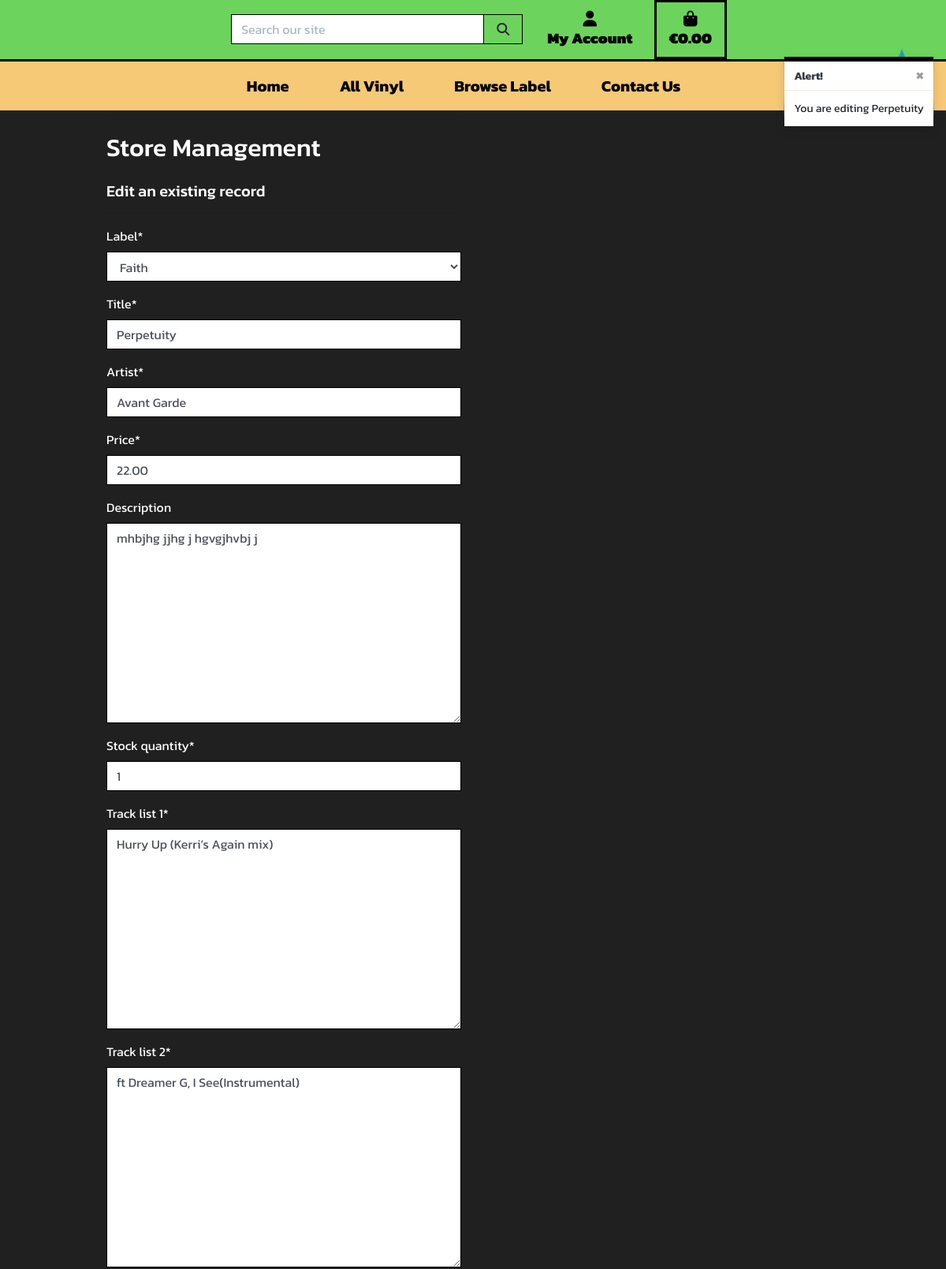
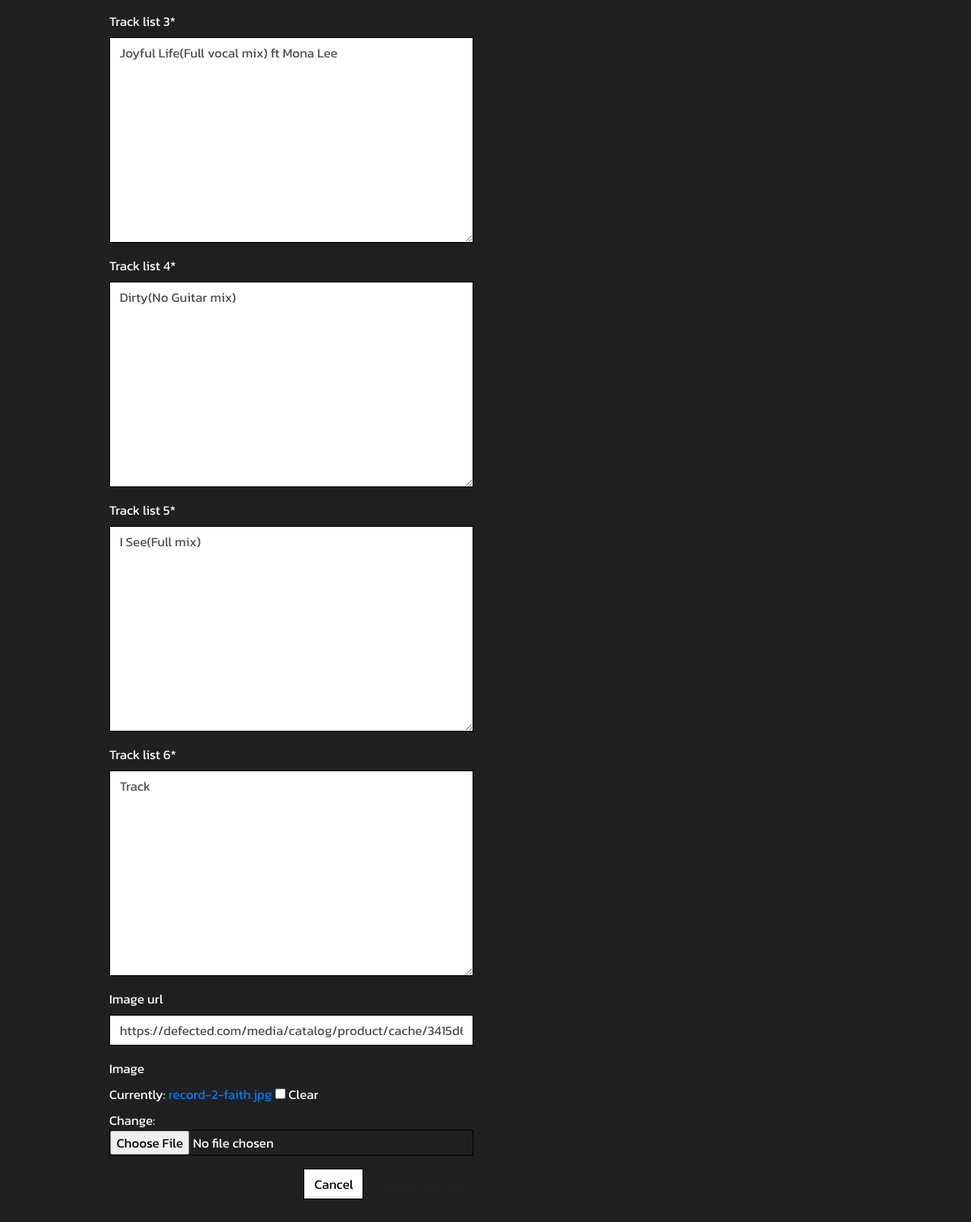
The app's page /products/edit/2/, older data (2 pictures, top to bottom).
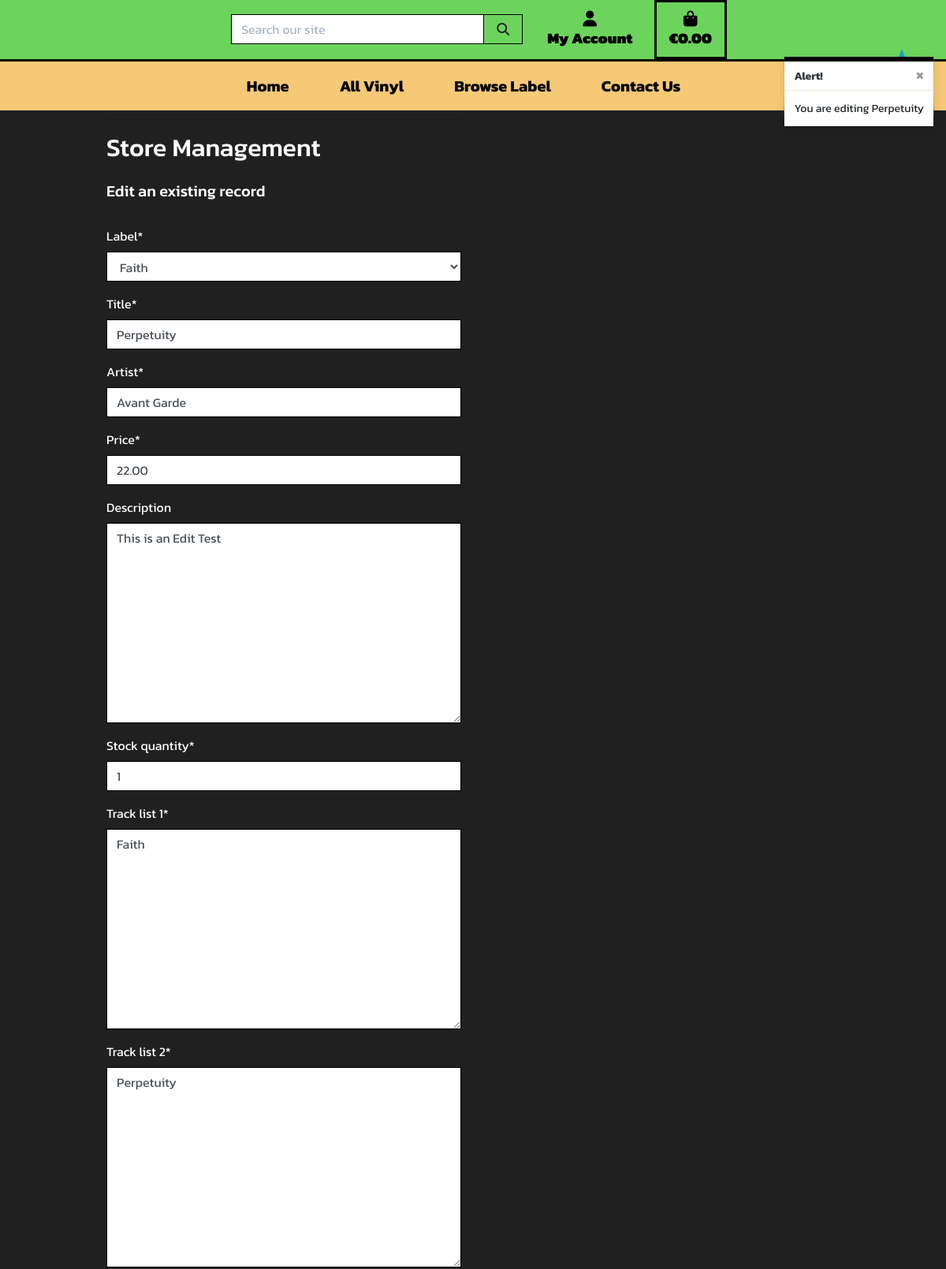
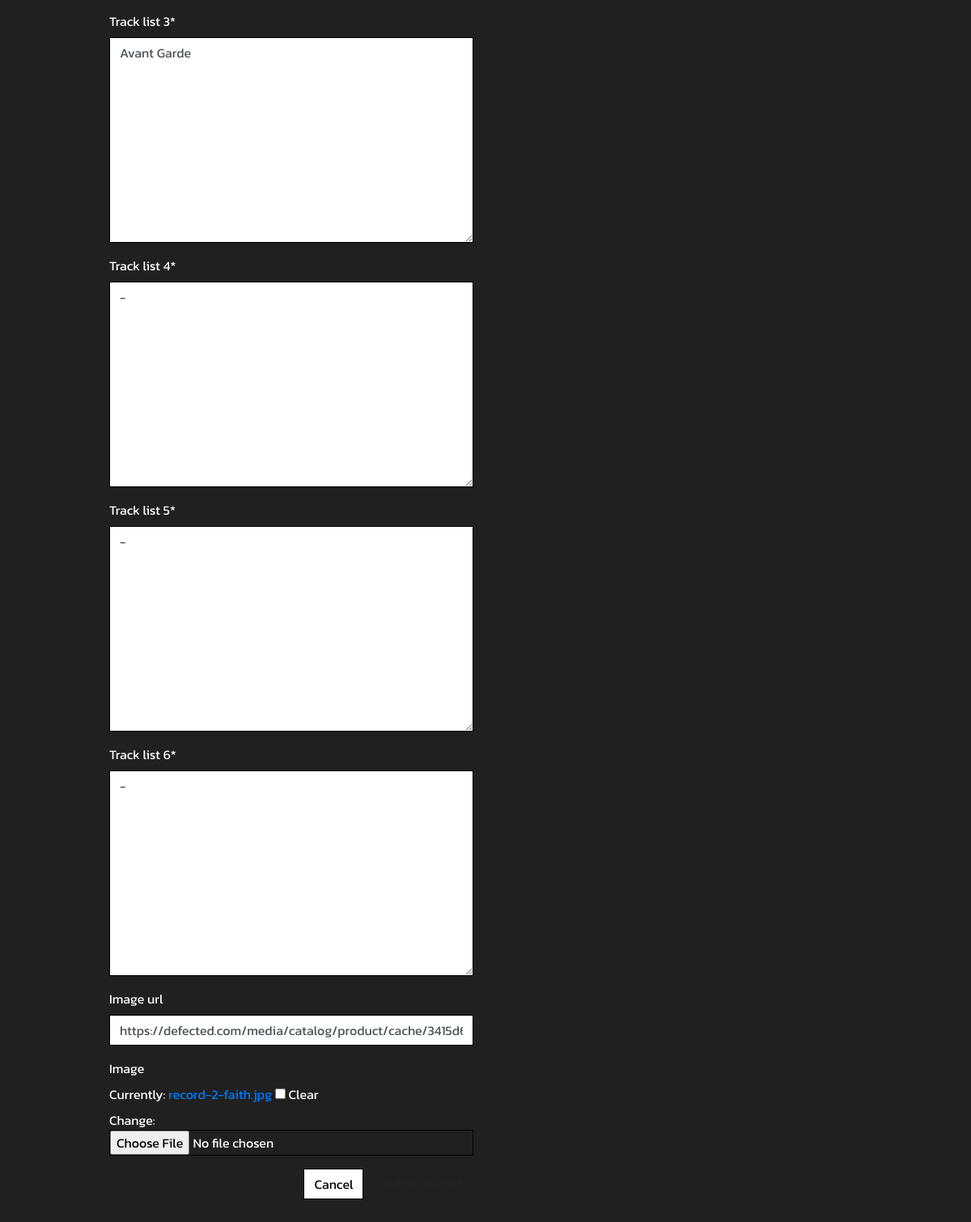
The same page, newer data (2 pictures, top to bottom).
### products/models.py (models this page shows, shortened)
class Record(models.Model):
    label = models.ForeignKey(
        'Label', Label, default=False,
    )
    title = models.CharField(max_length=254)
    artist = models.CharField(max_length=254)
    price = models.DecimalField(max_digits=5, decimal_places=2)
    description = models.TextField(null=True, blank=True)
    stock_quantity = models.IntegerField(default=1)
    track_list_1 = models.TextField(default="Track")
    track_list_2 = models.TextField(default="Track")
    track_list_3 = models.TextField(default="Track")
    track_list_4 = models.TextField(default="Track")
    track_list_5 = models.TextField(default="Track")
    track_list_6 = models.TextField(default="Track")
    image_url = models.URLField(max_length=1024, null=True, blank=True)
    image = models.ImageField(null=True, blank=True)

### products/views.py (the view)
# urls.py: path('edit/<int:record_id>/', views.edit_product, name='edit_product'),
def edit_product(request, record_id):
    record = get_object_or_404(Record, pk=record_id)
    if request.method == 'POST':
        form = ProductForm(request.POST, request.FILES, instance=record)
        if form.is_valid():
            form.save()
            messages.success(request, 'Successfully updated record!')
            return redirect(reverse('product_detail', args=[record.id]))
        else:
            messages.error(request, 'Failed to update record. Please ensure \
                the form is valid.')
    else:
        form = ProductForm(instance=record)
        messages.info(request, f'You are editing {record.title}')
    template = 'products/edit_product.html'
    context = {
        'form': form,
        'record': record,
    }
    return render(request, template, context)

### products/forms.py
class ProductForm(forms.ModelForm):
    class Meta:
        model = Record
        fields = '__all__'
    def __init__(self, *args, **kwargs):
        super().__init__(*args, **kwargs)
        labels = Label.objects.all()
        friendly_names = [(l.id, l.get_friendly_name()) for l in labels]
        self.fields['label'].choices = friendly_names
        for field_name, field in self.fields.items():
            field.widget.attrs['class'] = 'border-black rounded-0'

### basket/contexts.py (called while the page is built, shortened)
def basket_contents(request):
    basket_items = []
    total = 0
    record_count = 0
    basket = request.session.get('basket', {})
    delivery = total * Decimal(settings.DELIVERY_PERCENTAGE / 100)
    grand_total = total + delivery
    context = {
        'basket_items': basket_items,
        'total': total,
        'record_count': record_count,
        'delivery': delivery,
        'grand_total': grand_total,
    }
    return context

### products/models.py (called while the page is built)
    def get_friendly_name(self):
        return self.friendly_name

### products/templates/products/edit_product.html (shortened to what this page needs)
{% extends "base.html" %}
{% load static %}
{% block page_header %}
    <div class="container header-container">
    </div>
{% endblock %}
{% block content %}
    <div class="container">
        <div class="row">
            <div class="col-12 col-md-6">
                <hr>
                <h2 class="logo-font text-white mb-4">Store Management</h2>
                <h5 class="text-white">Edit an existing record</h5>
                <hr>
            </div>
        </div>
        <div class="row">
            <div class="col-12 col-md-6">
                <form method="POST" action="{% url 'edit_product' record.id %}" class="form mb-2 text-white"
                    enctype="multipart/form-data">
                    {{ form | crispy }}
                    <div class="text-right">
                        <a class="btn btn-outline-black rounded-0" href="{% url 'products' %}">Cancel</a>
                        <button class="btn btn-black rounded-0" type="submit">Update Record</button>
                    </div>
                </form>
            </div>
        </div>
    </div>
{% endblock %}

Row changes from the older to the newer data that the page shows:
changed Record "Faith": description "mhbjhg jjhg j hgvgjhvbj j" → "This is an Edit Test"; track_list_1 "Hurry Up (Kerri’s Again mix)" → "Faith"; track_list_2 "ft Dreamer G, I See(Instrumental)" → "Perpetuity"; track_list_3 "Joyful Life(Full vocal mix) ft Mona Lee" → "Avant Garde"; track_list_4 "Dirty(No Guitar mix)" → "-"; track_list_5 "I See(Full mix)" → "-"; track_list_6 "Track" → "-"
